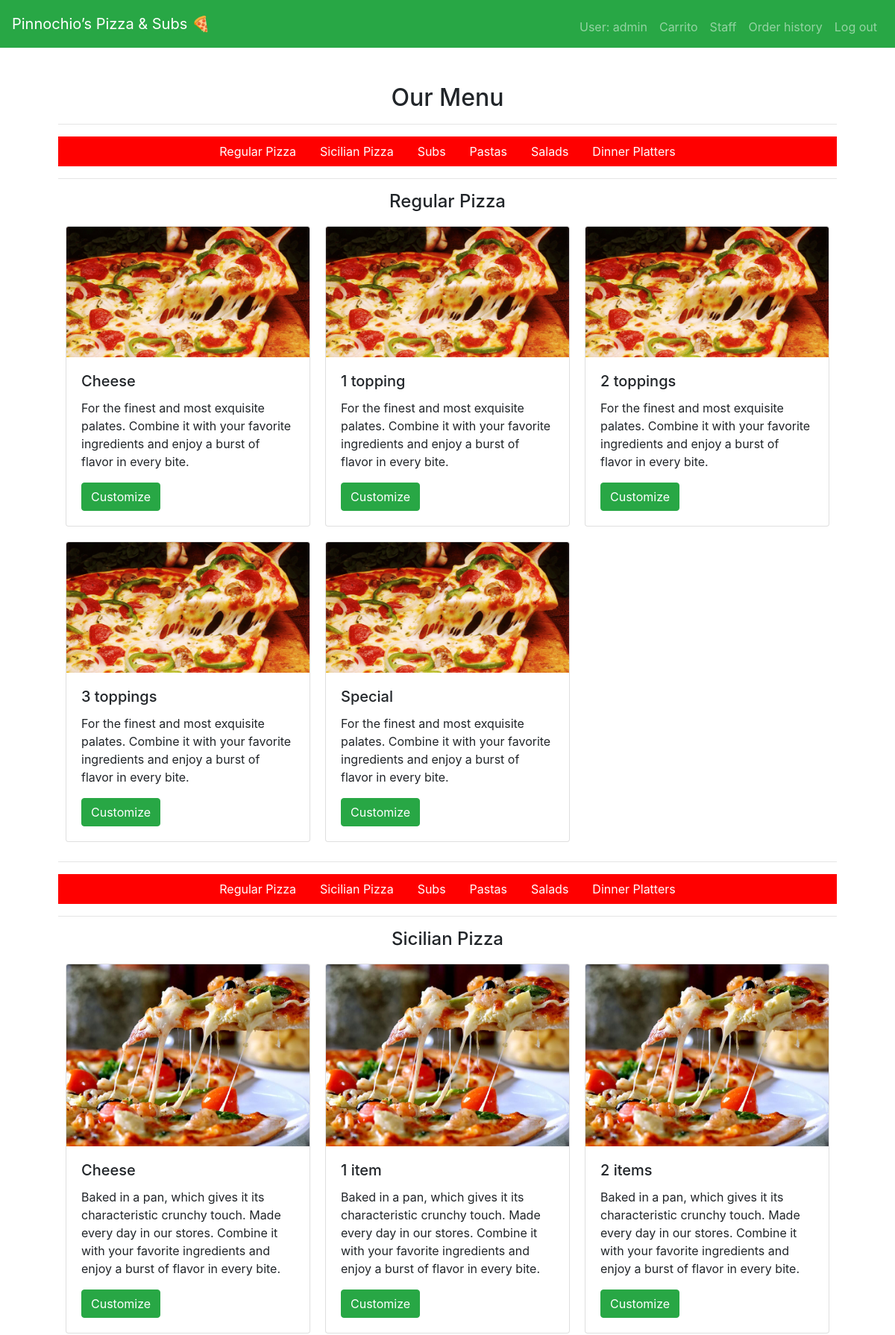
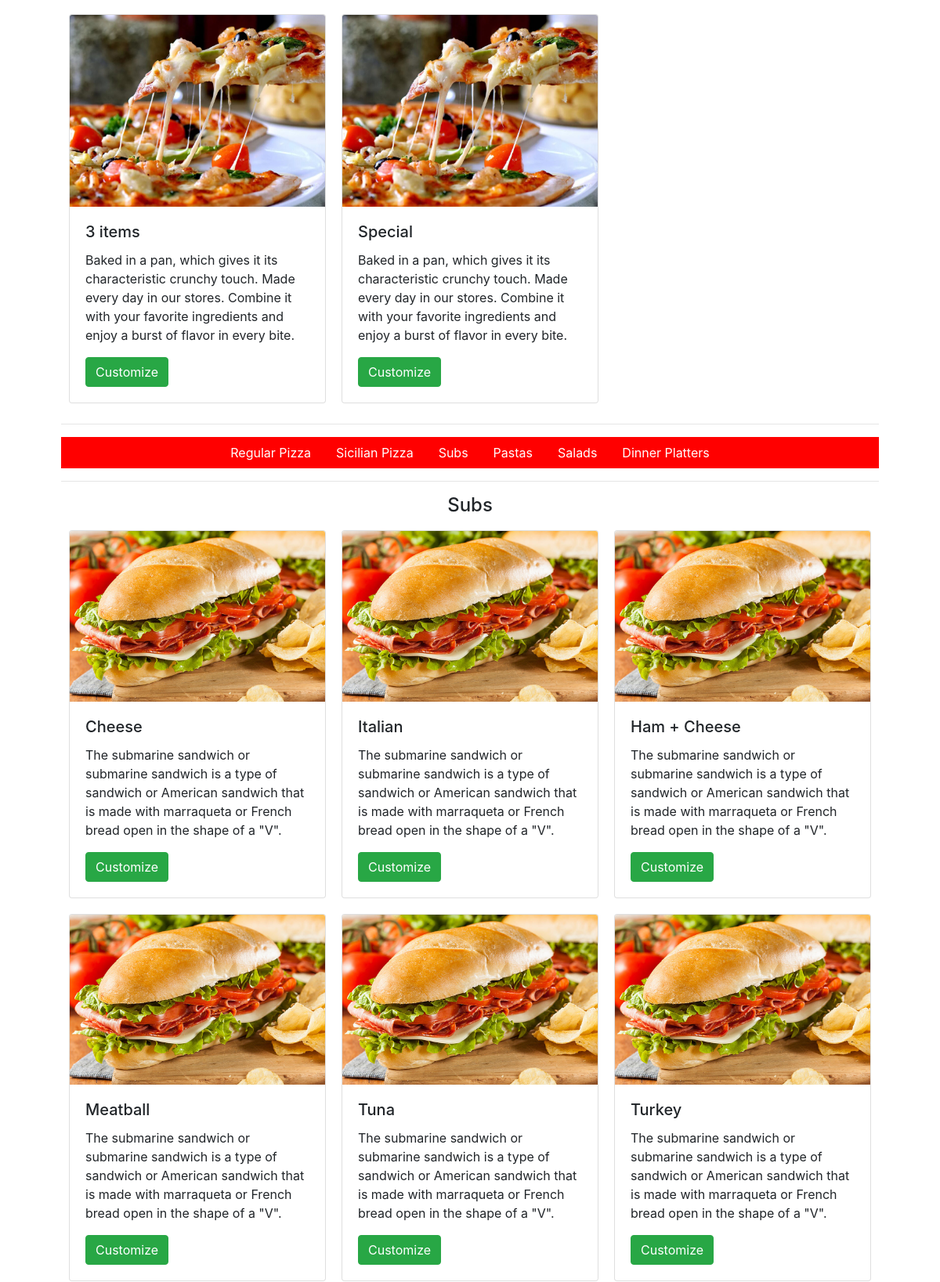
The app's page / (signed in, upper part) with its own data (2 pictures, top to bottom).
### orders/models.py (models this page shows, shortened)
class RegularPizza(models.Model):
    name = models.CharField(max_length=15)
    small = models.CharField(max_length=5)
    large = models.CharField(max_length=5)
    max_extras = models.IntegerField(default=0)

class SicilianPizza(models.Model):
    name = models.CharField(max_length=15)
    small = models.CharField(max_length=5)
    large = models.CharField(max_length=5)
    max_extras = models.IntegerField(default=0)

class Subs(models.Model):
    name = models.CharField(max_length=60)
    small = models.CharField(max_length=5, blank=True)
    large = models.CharField(max_length=5, blank=True)
    class Meta:
        verbose_name_plural = "Subs"

### orders/views.py (the view)
# urls.py: path("", views.index, name="index"),
@login_required
def index(request):
    context = {
        "username": request.user,
        "RegularPizzas": RegularPizza.objects.all(),
        "SicilianPizzas": SicilianPizza.objects.all(),
        "Toppings": Toppings.objects.all(),
        "Subs": Subs.objects.all(),
        "Pastas": Pasta.objects.all(),
        "Salads": Salads.objects.all(),
        "DinnerPlatters": DinnerPlatters.objects.all(),
    }
    return render(request, 'orders/index.html', context)

### orders/templates/orders/index.html (shortened to what this page needs)
{% extends 'base.html' %}
{% load bootstrap4 %}
{% load static %}
{% block main %}
    <h2 class="text-center">Our Menu</h2>
    <hr>
    <nav class="nav justify-content-center red">
        <a class="nav-link" href="#regular">Regular Pizza</a>
        <a class="nav-link" href="#sicilian">Sicilian Pizza</a>
        <a class="nav-link" href="#subs">Subs</a>
        <a class="nav-link" href="#pasta">Pastas</a>
        <a class="nav-link" href="#salads">Salads</a>
        <a class="nav-link" href="#dinner">Dinner Platters</a>
    </nav>
    <hr>
    <h4 class="text-center" id="regular">Regular Pizza</h4>
    <div class="container">
        <div class="row">
            {% for pizza in RegularPizzas %}
            <div class="card g-0" style="width: 328px;">
                <img src="{% static 'img/regular.png' %}" class="card-img-top" alt="18rem">
                <div class="card-body">
                    <h5 class="card-title">{{pizza.name}}</h5>
                    <form method="post" action="{% url 'customize' %}">
                        <p class="card-text">For the finest and most exquisite palates. Combine it with your favorite ingredients and enjoy a burst of flavor in every bite.</p>
                        <button type="submit" class="btn btn-success">Customize</button>
                    </form>
                </div>
            </div>
            {% endfor %}
        </div>
    </div>
    <hr>
    <nav class="nav justify-content-center red">
        <a class="nav-link" href="#regular">Regular Pizza</a>
        <a class="nav-link" href="#sicilian">Sicilian Pizza</a>
        <a class="nav-link" href="#subs">Subs</a>
        <a class="nav-link" href="#pasta">Pastas</a>
        <a class="nav-link" href="#salads">Salads</a>
        <a class="nav-link" href="#dinner">Dinner Platters</a>
    </nav>
    <hr>
    <h4 class="text-center" id="sicilian">Sicilian Pizza</h4>
    <div class="container">
        <div class="row">
            {% for pizza in SicilianPizzas %}
            <div class="card g-0" style="width: 328px;">
                <img src="{% static 'img/sicilian.jpg' %}" class="card-img-top" alt="18rem">
                <div class="card-body">
                    <h5 class="card-title">{{pizza.name}}</h5>
                    <form method="post" action="{% url 'customize' %}">
                        <p class="card-text">Baked in a pan, which gives it its characteristic crunchy touch. Made every day in our stores. Combine it with your favorite ingredients and enjoy a burst of flavor in every bite.</p>
                        <button type="submit" class="btn btn-success">Customize</button>
                    </form>
                </div>
            </div>
            {% endfor %}
        </div>
    </div>
    <hr>
    <nav class="nav justify-content-center red">
        <a class="nav-link" href="#regular">Regular Pizza</a>
        <a class="nav-link" href="#sicilian">Sicilian Pizza</a>
        <a class="nav-link" href="#subs">Subs</a>
        <a class="nav-link" href="#pasta">Pastas</a>
        <a class="nav-link" href="#salads">Salads</a>
        <a class="nav-link" href="#dinner">Dinner Platters</a>
    </nav>
    <hr>
    <h4 class="text-center" id="subs">Subs</h4>
    <div class="container">
        <div class="row">
            {% for sub in Subs %}
            <div class="card g-0" style="width: 328px;">
                <img src="{% static 'img/sub.jpg' %}" class="card-img-top" alt="18rem">
                <div class="card-body">
                    <h5 class="card-title">{{sub.name}}</h5>
                    <form method="post" action="{% url 'customize' %}">
                        <p class="card-text">The submarine sandwich or submarine sandwich is a type of sandwich or American sandwich that is made with marraqueta or French bread open in the shape of a "V".</p>
                        <button type="submit" class="btn btn-success">Customize</button>
                    </form>
                </div>
            </div>
            {% endfor %}
        </div>
    </div>
{% endblock %}

### templates/base.html (shortened to what this page needs)
{% load bootstrap4 %}
{% load static %}
<!DOCTYPE html>
<html lang="sp">
<head>
    {% bootstrap_css %}
    <link rel="stylesheet" href="{% static '/css/styles.css' %}">
</head>
<body>
    {% if user.is_authenticated %}
    <nav class="navbar navbar-expand-lg navbar-dark bg-success">
        <a class="navbar-brand" href="/">Pinnochio’s Pizza & Subs 🍕</a>
        <div class="collapse navbar-collapse" id="navbarSupportedContent">
                <ul class="navbar-nav ml-auto mt-2">
                    <li class="nav-item"><a class="nav-link" href="#"> User: {{ user.username }} </a></li>
                    <li class="nav-item"><a class="nav-link" href="{% url 'carrito' %}"> Carrito </a></li>
                    {% if user.is_staff %}
                        <li class="nav-item"><a class="nav-link" href="{% url 'staff' %}"> Staff </a></li>
                    {% endif %}
                    <li class="nav-item"><a class="nav-link" href="{% url 'history' %}"> Order history </a></li>
                    <li class="nav-item"><a class="nav-link" href="{% url 'logout' %}">Log out</a></li>
                </ul>
        </div>
    </nav>
    {% endif %}
    <main class="container p-5">
        {% block main %}{% endblock %}
    </main>
</body>
</html>

### orders/static/css/styles.css (style rules this page uses)
.card { margin: 10px; }
.red { background: red; }
nav a { color: white; }

### records on screen
RegularPizza: name "Cheese"
RegularPizza: name "1 topping"
RegularPizza: name "2 toppings"
RegularPizza: name "3 toppings"
RegularPizza: name "Special"
SicilianPizza: name "Cheese"
SicilianPizza: name "1 item"
SicilianPizza: name "2 items"
SicilianPizza: name "3 items"
SicilianPizza: name "Special"
Subs: name "Cheese"
Subs: name "Italian"
Subs: name "Ham + Cheese"
Subs: name "Meatball"
Subs: name "Tuna"
Subs: name "Turkey"

### other values on screen
{{ user.username }} "admin"
